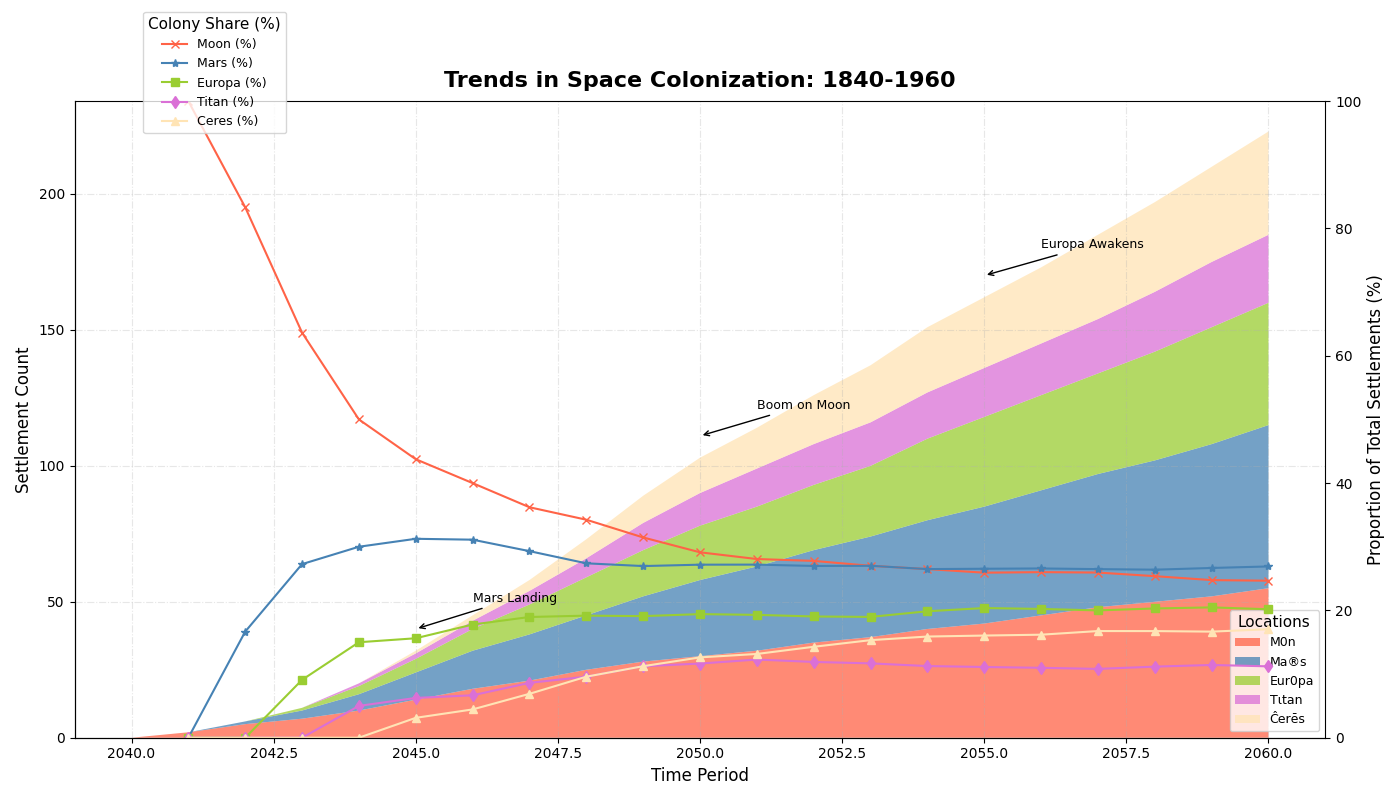

The script that drew this image:
import matplotlib.pyplot as plt
import numpy as np

years = np.arange(2040, 2061)
moon = np.array([0, 2, 5, 7, 10, 14, 18, 21, 25, 28, 30, 32, 35, 37, 40, 42, 45, 48, 50, 52, 55])
mars = np.array([0, 0, 1, 3, 6, 10, 14, 17, 20, 24, 28, 31, 34, 37, 40, 43, 46, 49, 52, 56, 60])
europa = np.array([0, 0, 0, 1, 3, 5, 8, 11, 14, 17, 20, 22, 24, 26, 30, 33, 35, 37, 40, 43, 45])
titan = np.array([0, 0, 0, 0, 1, 2, 3, 5, 7, 10, 12, 14, 15, 16, 17, 18, 19, 20, 22, 24, 25])
ceres = np.array([0, 0, 0, 0, 0, 1, 2, 4, 7, 10, 13, 15, 18, 21, 24, 26, 28, 31, 33, 35, 38])

data = np.vstack([moon, mars, europa, titan, ceres])
colors = ['#FF6347', '#4682B4', '#9ACD32', '#DA70D6', '#FFE4B5']

fig, ax = plt.subplots(figsize=(14, 8))
ax.stackplot(years, data, labels=['M0n', 'Ma®s', 'Eur0pa', 'Τιtan', 'Ĉerēs'], colors=colors, alpha=0.75)

ax.set_title("Trends in Space Colonization: 1840-1960", fontsize=16, fontweight='bold', pad=10)
ax.set_xlabel("Time Period", fontsize=12)
ax.set_ylabel("Settlement Count", fontsize=12)

ax.legend(loc='lower right', title="Locations", fontsize=9, title_fontsize=11)
ax.grid(True, linestyle='-.', alpha=0.3)
ax.spines['top'].set_linewidth(0.5)
ax.spines['right'].set_linewidth(0.5)

annotations = {2045: "Mars Landing", 2050: "Boom on Moon", 2055: "Europa Awakens"}
for year, label in annotations.items():
    y_pos = data.sum(axis=0)[np.where(years == year)[0]][0] + 8
    ax.annotate(label, xy=(year, y_pos), xytext=(year + 1, y_pos + 10),
                arrowprops=dict(facecolor='grey', arrowstyle='->'), fontsize=9)

total_settlements = moon + mars + europa + titan + ceres
perc_moon = 100 * moon / total_settlements
perc_mars = 100 * mars / total_settlements
perc_europa = 100 * europa / total_settlements
perc_titan = 100 * titan / total_settlements
perc_ceres = 100 * ceres / total_settlements

ax2 = ax.twinx()
ax2.plot(years, perc_moon, 'x-', color='#FF6347', label='Moon (%)')
ax2.plot(years, perc_mars, '*-', color='#4682B4', label='Mars (%)')
ax2.plot(years, perc_europa, 's-', color='#9ACD32', label='Europa (%)')
ax2.plot(years, perc_titan, 'd-', color='#DA70D6', label='Titan (%)')
ax2.plot(years, perc_ceres, '^-', color='#FFE4B5', label='Ceres (%)')
ax2.set_ylabel("Proportion of Total Settlements (%)", fontsize=12)
ax2.set_ylim(0, 100)
ax2.legend(loc='upper left', fontsize=9, bbox_to_anchor=(0.05, 1.15), title="Colony Share (%)", title_fontsize=11)

plt.tight_layout()
plt.show()
